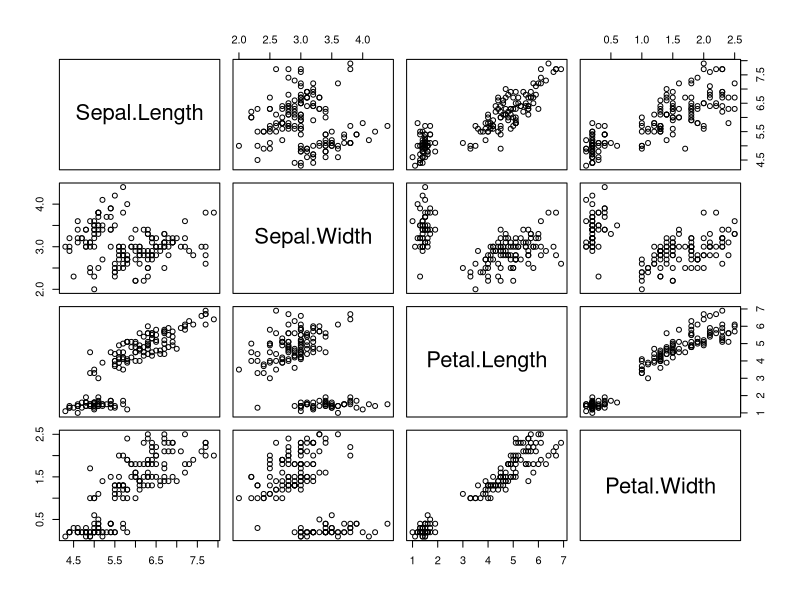
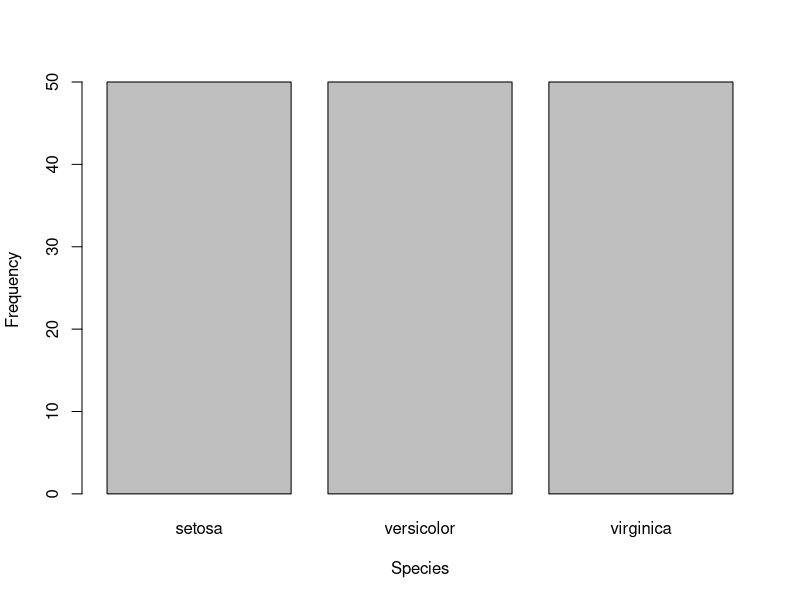
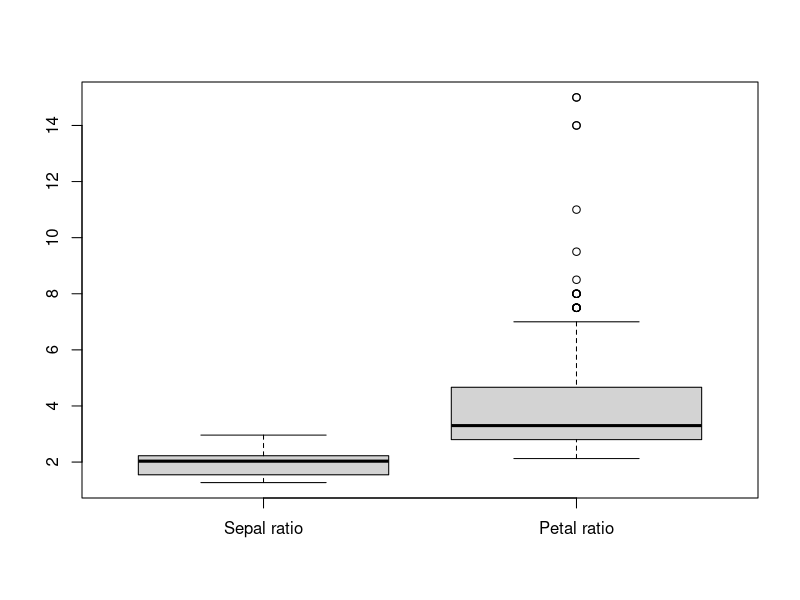
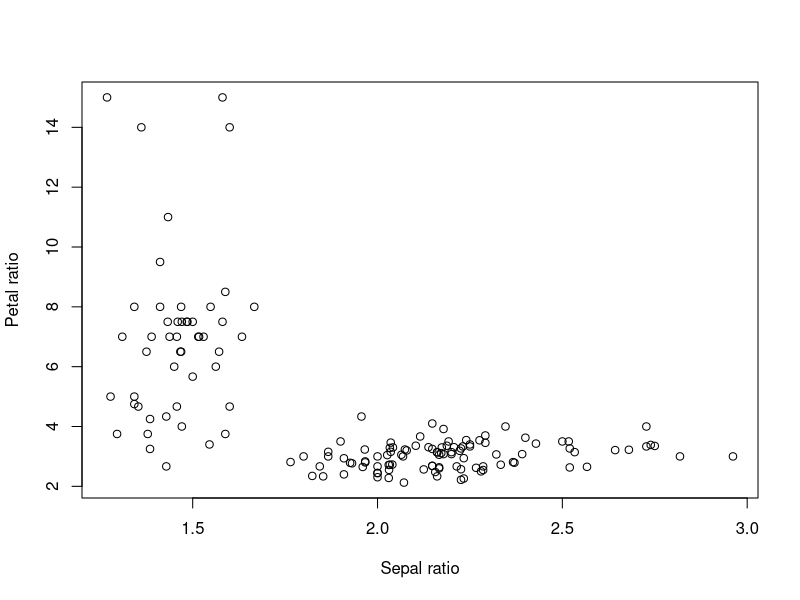
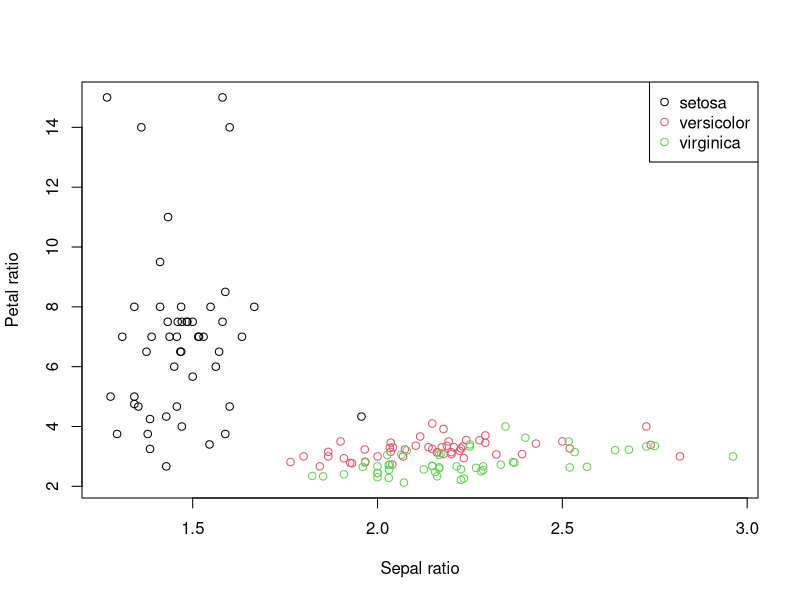
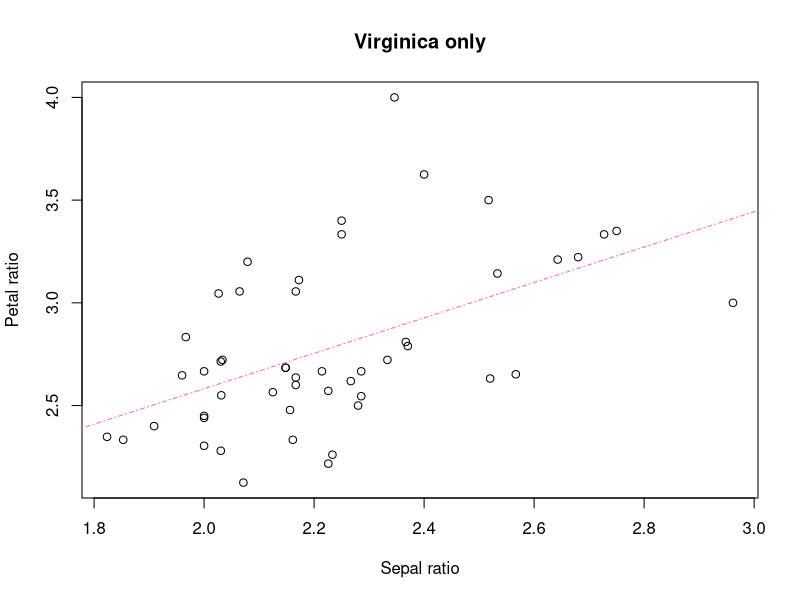

Reproduce these figures in R, in order.
#R: A first look course
#Sheet 4: Data reporting
#IT Learning Centre, University of Oxford
#Srinivasa Rao, 2021


#### EXERCISE 12 ####
# This is code using a dataset called "iris", which is another of the sample datasets.  This time
# we are just going to load it from the built-in datasets, instead of a CSV file.  Type "?iris" into
# the console to learn more about it.*

# The code does several things using the techniques you've learnt in the previous sheets, as well
# as some things you haven't seen.  Run the code and write a comment, starting with "#", about each
# line saying what that line does.  (The first line, and the lines that do something novel,
# are completed for you.)
my.iris <- iris #Loads the dataset "iris"
head(my.iris)
summary(my.iris)
plot(my.iris[,-5]) #Creates a "pairs plot" across the continuous variables, omitting the "species"
                   #column
spec.tab <- table(my.iris$Species)
barplot(spec.tab, xlab="Species", ylab = "Frequency")
apply(my.iris[,-5], 2, sd)
my.iris$Sepal.Ratio <- my.iris$Sepal.Length/my.iris$Sepal.Width
my.iris$Petal.Ratio <- my.iris$Petal.Length/my.iris$Petal.Width
boxplot(my.iris$Sepal.Ratio, my.iris$Petal.Ratio,
        names = c("Sepal ratio", "Petal ratio"))
plot(my.iris$Sepal.Ratio, my.iris$Petal.Ratio, xlab= "Sepal ratio",
     ylab = "Petal ratio")
plot(my.iris$Sepal.Ratio, my.iris$Petal.Ratio, xlab= "Sepal ratio",
     ylab = "Petal ratio", col = my.iris$Species)
#Changes the previous plot so that points are coloured according to their species
legend("topright", legend = c("setosa", "versicolor", "virginica"), col = 1:3, pch=1)
#Adds a legend for the colours: the colours used are colours 1, 2 and 3, colouring the
#species in the order that they first appear in the data frame
my.iris.vir <- my.iris[my.iris$Species == "virginica",]
plot(my.iris.vir$Sepal.Ratio, my.iris.vir$Petal.Ratio, xlab= "Sepal ratio",
     ylab = "Petal ratio", main = "Virginica only")
#For people who looked at optional section 3.3 on linear models:
mod.rat <- lm(Petal.Ratio~Sepal.Ratio, data = my.iris.vir)
summary(mod.rat)
abline(mod.rat, col="hotpink", lty=4)


#### R MARKDOWN ####
# R Markdown is a way of writing R code and text together in one document, so that it can be output
# into a nice format.  This course isn't going to attempt to teach you R Markdown, but it's a useful
# thing to know exists!  (I knew R for many years before I'd heard of it, and it would have made
# my life much easier in several settings.)

#### EXERCISE 12A ####
# Open the slides.Rmd file.  Have a look at the code and see if you can understand what's going on.
# (You don't have to write anything.)